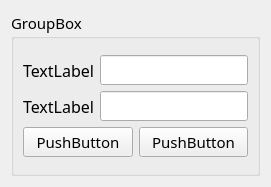
<?xml version="1.0" encoding="UTF-8"?>
<ui version="4.0">
 <class>ticket_purchase_confirm</class>
 <widget class="QWidget" name="ticket_purchase_confirm">
  <property name="geometry">
   <rect>
    <x>0</x>
    <y>0</y>
    <width>271</width>
    <height>187</height>
   </rect>
  </property>
  <property name="font">
   <font>
    <family>Yu Gothic UI Semilight</family>
    <pointsize>11</pointsize>
   </font>
  </property>
  <property name="windowTitle">
   <string>Form</string>
  </property>
  <layout class="QGridLayout" name="gridLayout_3">
   <item row="0" column="0">
    <widget class="QGroupBox" name="groupBox">
     <property name="title">
      <string>GroupBox</string>
     </property>
     <layout class="QGridLayout" name="gridLayout_2">
      <item row="0" column="0">
       <layout class="QGridLayout" name="gridLayout">
        <item row="0" column="0">
         <layout class="QHBoxLayout" name="horizontalLayout">
          <item>
           <widget class="QLabel" name="label_UserID">
            <property name="font">
             <font>
              <family>Yu Gothic UI Semilight</family>
              <pointsize>12</pointsize>
             </font>
            </property>
            <property name="text">
             <string>TextLabel</string>
            </property>
           </widget>
          </item>
          <item>
           <widget class="QLineEdit" name="lineEdit_UserID"/>
          </item>
         </layout>
        </item>
        <item row="1" column="0">
         <layout class="QHBoxLayout" name="horizontalLayout_2">
          <item>
           <widget class="QLabel" name="label_Password">
            <property name="font">
             <font>
              <family>Yu Gothic UI Semilight</family>
              <pointsize>12</pointsize>
             </font>
            </property>
            <property name="text">
             <string>TextLabel</string>
            </property>
           </widget>
          </item>
          <item>
           <widget class="QLineEdit" name="lineEdit_Password"/>
          </item>
         </layout>
        </item>
        <item row="2" column="0">
         <layout class="QHBoxLayout" name="horizontalLayout_3">
          <item>
           <widget class="QPushButton" name="pushButton_confirm">
            <property name="text">
             <string>PushButton</string>
            </property>
           </widget>
          </item>
          <item>
           <widget class="QPushButton" name="pushButton_cancel">
            <property name="text">
             <string>PushButton</string>
            </property>
           </widget>
          </item>
         </layout>
        </item>
       </layout>
      </item>
     </layout>
    </widget>
   </item>
  </layout>
 </widget>
 <resources/>
 <connections/>
</ui>
